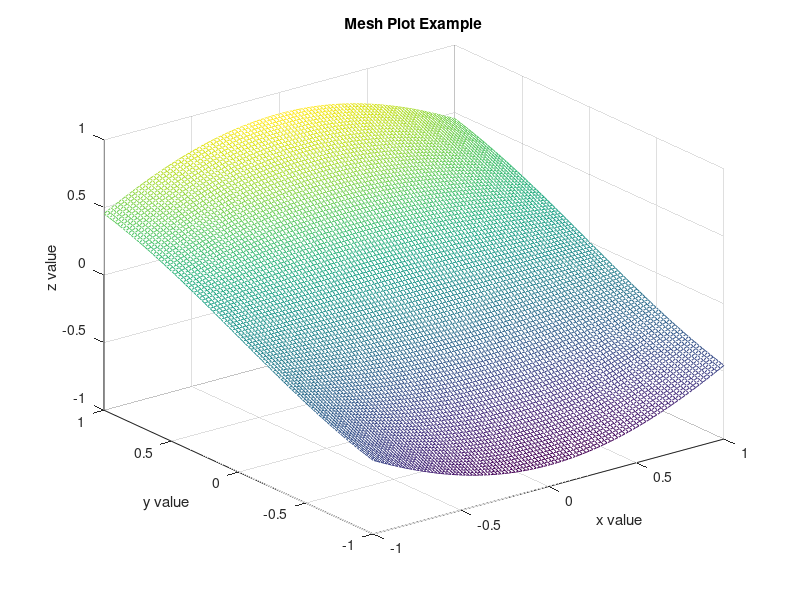
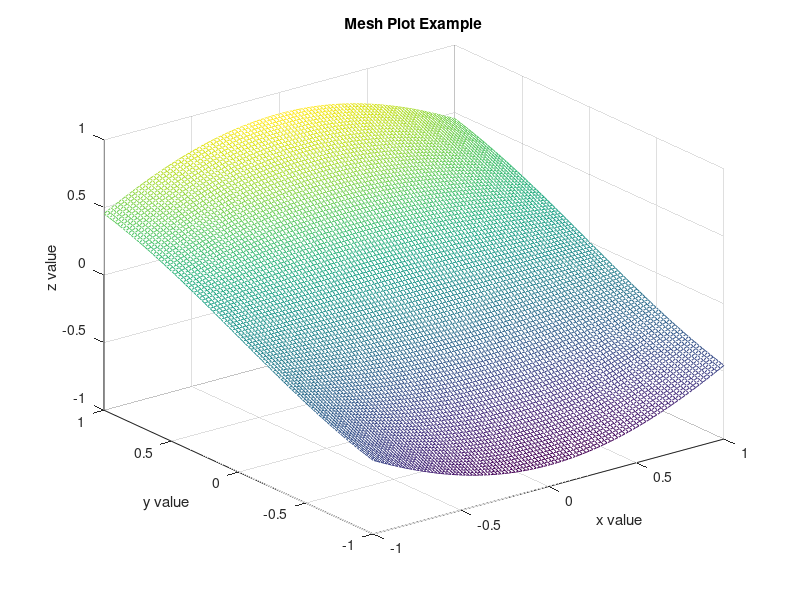

These charts were generated, in order, by the following MATLAB code:
%This script draws 3d mesh diagram.

clear all;
close all;
clc;
x = linspace(-1,1,100); % 1-by-100
y = linspace(-1,1,100); % 1-by-100
z = sin(x)'*cos(y); % 100-by-100
fig = figure();
mesh(x,y,z);
xlabel("x value");
ylabel("y value");
zlabel("z value");
title("Mesh Plot Example");
saveas(fig, 'meshplot.png');
savefig (fig, 'meshplot.fig', "compact");